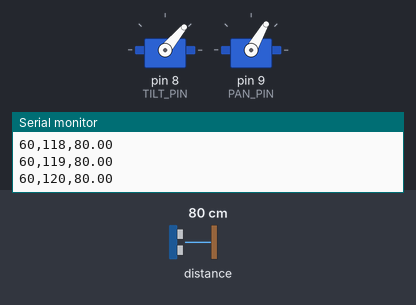
A sketch run on a simulated Arduino Uno, built with avr-gcc and run on an emulated ATmega328P. On the bench: 2 × servo, the last lines printed to the serial monitor. The test bench sets the inputs (shaded band); at power-on: distance to the obstacle 80 cm.

Above: at 9.55 s.
At 17.13 s:
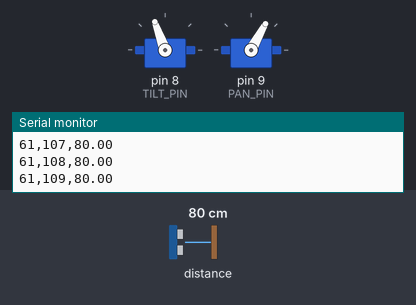
At 24.68 s:
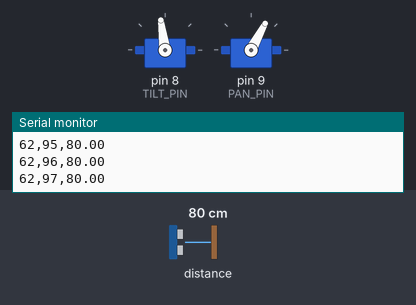
At 39.92 s:
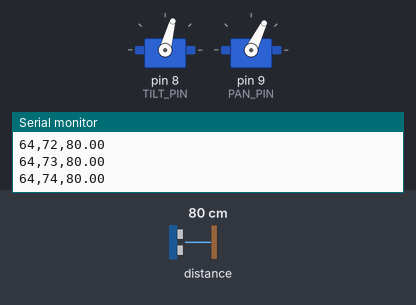
Timing chart, 0 to 40.0 s (numbered marks = the images above):
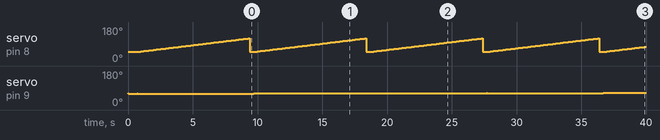

The sketch:

scandiscrete.ino
```cpp
#include <Wire.h>
#include <Servo.h>
#include "Adafruit_VL53L0X.h"

// ---- Hardware Pins ----
const uint8_t TILT_PIN = 8;
const uint8_t PAN_PIN  = 9;

// ---- Scan Grid Bounds ----
const int PAN_MIN   = 60,  PAN_MAX  = 120, PAN_STEP  = 1;
const int TILT_MIN  = 50,  TILT_MAX = 120, TILT_STEP = 1;

// ---- Timing & Dwell Configuration ----
const int SERVO_SETTLE_MS       = 20;  // Dwell before each reading for zero motion blur
const int RESET_DWELL_MS        = 200; // Time for Tilt to physically return to bottom
const int CAP_RECHARGE_DWELL_MS = 80;  // Dwell to top up 1500uF cap before Pan takes current

// ---- Sensor Thresholds ----
const uint16_t MIN_MM = 30;
const uint16_t MAX_MM = 1500;

Adafruit_VL53L0X lox = Adafruit_VL53L0X();
Servo panServo;
Servo tiltServo;

// Convert degrees to exact microsecond pulses
inline int degToUs(float deg) {
  return (int)(544.0f + deg * (2400.0f - 544.0f) / 180.0f);
}

// 3-Sample Median Filter: Removes random optical outliers and laser speckle
uint16_t getFilteredDistance() {
  uint16_t r[3];
  uint8_t validCount = 0;

  for (uint8_t i = 0; i < 3; i++) {
    VL53L0X_RangingMeasurementData_t measure;
    lox.rangingTest(&measure, false);
    if (measure.RangeStatus != 4 && measure.RangeMilliMeter >= MIN_MM && measure.RangeMilliMeter <= MAX_MM) {
      r[validCount++] = measure.RangeMilliMeter;
    }
  }

  if (validCount == 0) return 0; // Out of range or no return
  if (validCount == 1) return r[0];
  if (validCount == 2) return (r[0] + r[1]) / 2;

  // Sorting 3 elements to extract median
  if (r[0] > r[1]) { uint16_t t = r[0]; r[0] = r[1]; r[1] = t; }
  if (r[1] > r[2]) { uint16_t t = r[1]; r[1] = r[2]; r[2] = t; }
  if (r[0] > r[1]) { uint16_t t = r[0]; r[0] = r[1]; r[1] = t; }
  return r[1];
}

// BUG FIX: Pre-pulse wakeup + micro-torque kick + synchronized detach
void stepPanIsolated(int angle) {
  int targetUs = degToUs(angle);

  if (!panServo.attached()) {
    // 1. Pre-load target pulse BEFORE attaching so the very first pulse is valid
    panServo.writeMicroseconds(targetUs);
    panServo.attach(PAN_PIN);
    delay(25); // Give MG90S control IC time to wake up and lock onto 50Hz signal
  }

  // 2. Micro-kick (+15 us overshoot for 35ms) to break static friction on small 1-2 deg steps
  panServo.writeMicroseconds(targetUs + 15);
  delay(35);

  // 3. Settle on exact target angle
  panServo.writeMicroseconds(targetUs);
  delay(120);

  // 4. Wait for active HIGH pulse on Pin 9 to naturally finish before detaching
  // Prevents truncated micro-pulses that cause random jumps to 0 degrees
  unsigned long waitStart = micros();
  while (digitalRead(PAN_PIN) == HIGH && (micros() - waitStart < 3000)) {
    // Wait up to 3ms for pulse to end
  }

  panServo.detach();          // Safely cut software PWM output
  digitalWrite(PAN_PIN, LOW); // Hold line ground steady
}

void setup() {
  Serial.begin(115200);
  Wire.begin();
  Wire.setClock(400000); // 400 kHz Fast I2C

  if (!lox.begin()) {
    Serial.println(F("# ERROR: VL53L0X failed to initialize over I2C."));
    Serial.println(F("# Confirm left header wiring (SCL->A5, DA->A4) and PS->GND."));
    while (1);
  }

  // 20 ms timing budget per single shot
  lox.setMeasurementTimingBudgetMicroSeconds(20000);

  // Attach Tilt permanently (Tilt fights gravity)
  tiltServo.attach(TILT_PIN);
  tiltServo.writeMicroseconds(degToUs(TILT_MIN));

  // Home Pan and mute it safely
  stepPanIsolated(PAN_MIN);
  delay(500);

  Serial.println(F("# 3D Scanner Ready (Discrete Mode + Torque Kick Fix)"));
}

void loop() {
  Serial.println(F("START"));

  for (int pan = PAN_MIN; pan <= PAN_MAX; pan += PAN_STEP) {
    // 1. Move Pan to next column with wakeup & static-friction kick
    stepPanIsolated(pan);

    // 2. Unidirectional Tilt sweep (always sweeps bottom to top to eliminate gear backlash)
    for (int tilt = TILT_MIN; tilt <= TILT_MAX; tilt += TILT_STEP) {
      tiltServo.writeMicroseconds(degToUs(tilt));
      delay(SERVO_SETTLE_MS); // Wait until motor fully stops before optical measurement

      uint16_t mm = getFilteredDistance();

      // Output stream format: pan,tilt,distance_cm
      Serial.print(pan);
      Serial.print(',');
      Serial.print(tilt);
      Serial.print(',');
      Serial.println(mm > 0 ? (mm / 10.0f) : -1.0f, 2);
    }

    // 3. Reset Tilt to bottom
    tiltServo.writeMicroseconds(degToUs(TILT_MIN));
    delay(RESET_DWELL_MS);

    // 4. Capacitor recharge & motor back-EMF decay dwell
    // Ensures 1500uF capacitor is fully refreshed to 5.0V before Pan moves
    delay(CAP_RECHARGE_DWELL_MS);
  }

  Serial.println(F("DONE"));
  while (true) {} // Halt when scan finishes
}
```

Measured:
- by itself, servo on pin 8 (TILT_PIN): ramps from 50° to 120° and jumps back, once every 9.0 s
